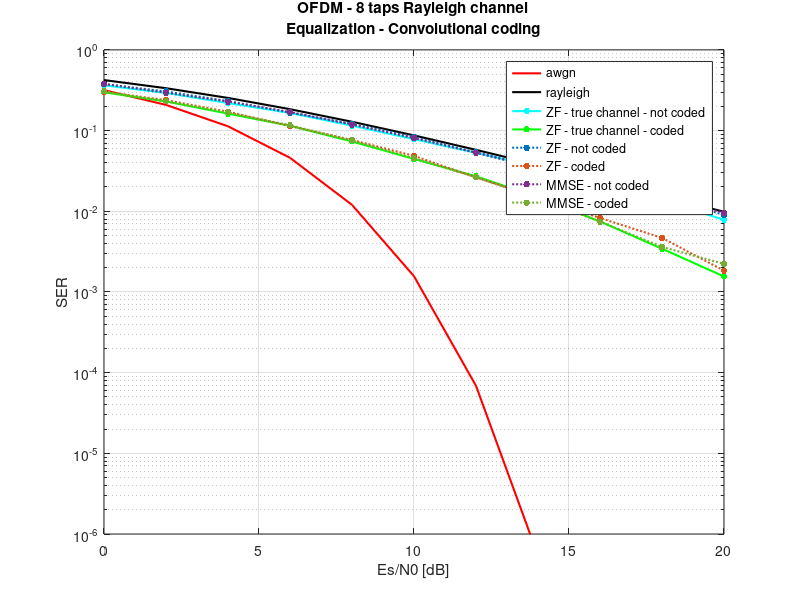

MATLAB code to generate this figure:
close all;
clearvars;

N_SNR = 11;
SNR = linspace(0,20,N_SNR);

load('SER_awgn_TH');
load('SER_rayleigh_TH');
load('SER_rayleigh_NC_ZF');
load('SER_rayleigh_C_ZF');
load('SER_rayleigh_NC_MMSE');
load('SER_rayleigh_C_MMSE');
load('SER_rayleigh_NC_ZF_TRUEC');
load('SER_rayleigh_C_ZF_TRUEC');

colors = [0 0.4470 0.7410;
    0.8500 0.3250 0.0980;
    0.4940 0.1840 0.5560;
    0.4660 0.6740 0.1880];

figure;
semilogy(SNR,SER_awgn_TH,'-r','linewidth',1.5,'displayname','awgn'); hold on;
semilogy(SNR,SER_rayleigh_TH,'-k','linewidth',1.5,'displayname','rayleigh');
semilogy(SNR,SER_rayleigh_NC_ZF_TRUEC,'.-','Color',[0 1 1],'linewidth',1.5,'markersize',15,'displayname','ZF - true channel - not coded');
semilogy(SNR,SER_rayleigh_C_ZF_TRUEC,'.-','Color',[0 1 0],'linewidth',1.5,'markersize',15,'displayname','ZF - true channel - coded');
semilogy(SNR,SER_rayleigh_NC_ZF,'.:','Color',colors(1,:),'linewidth',1.5,'markersize',15,'displayname','ZF - not coded');
semilogy(SNR,SER_rayleigh_C_ZF,'.:','Color',colors(2,:),'linewidth',1.5,'markersize',15,'displayname','ZF - coded');
semilogy(SNR,SER_rayleigh_NC_MMSE,'.:','Color',colors(3,:),'linewidth',1.5,'markersize',15,'displayname','MMSE - not coded');
semilogy(SNR,SER_rayleigh_C_MMSE,'.:','Color',colors(4,:),'linewidth',1.5,'markersize',15,'displayname','MMSE - coded');
ylim([1e-6 1]);
grid on;
xlabel('Es/N0 [dB]');
ylabel('SER');
legend('location','best');
title(sprintf('OFDM - 8 taps Rayleigh channel\nEqualization - Convolutional coding'));